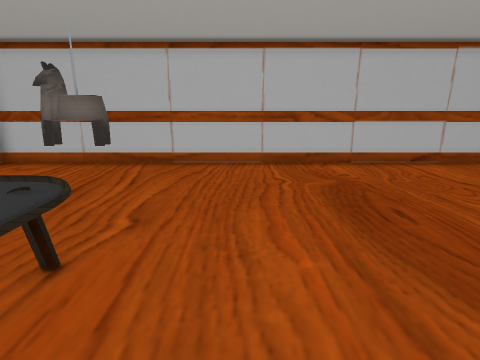
View 1 (above)

14 first-person views from a walk through a 3-D level made in the Godot game engine. The camera is 1.2 m above the floor, tilts 14° down and sees 80° across. The floor is counted in squares, 0.5 m on a side. Each view is taken from the middle of a square. On the plan, view 1 faces up. The plan holds only what a view shows up to about 18 squares ahead; the rest is blank. Characters and animated objects are not drawn. Some surface patterns are stand-ins.

View 2
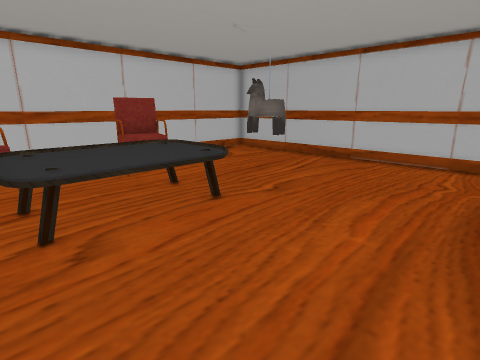

View 3
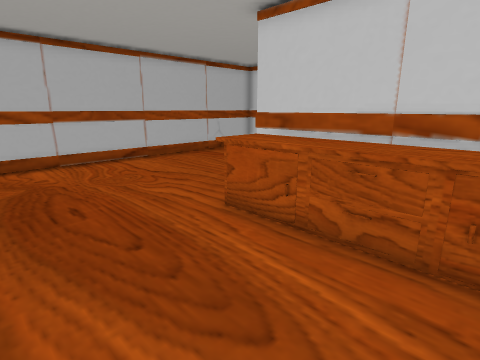

View 4
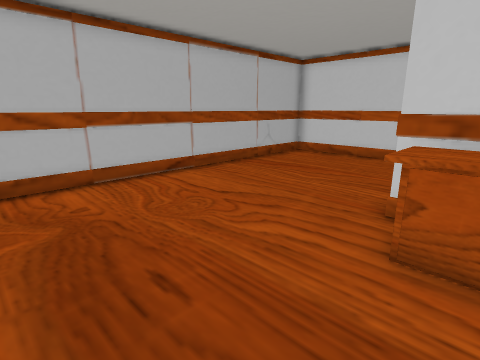

View 5
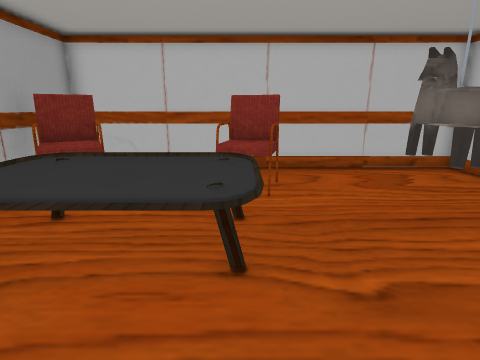

View 6
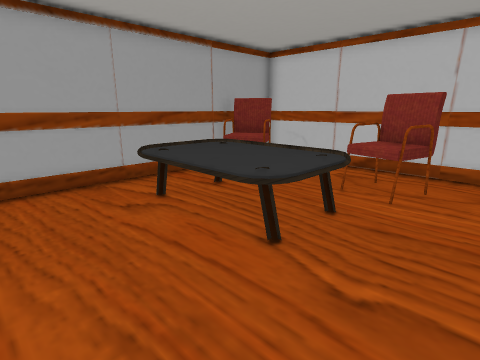

View 7
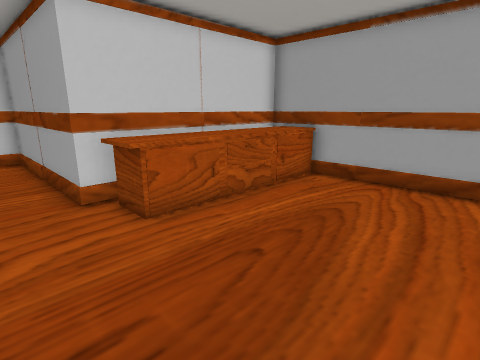

View 8
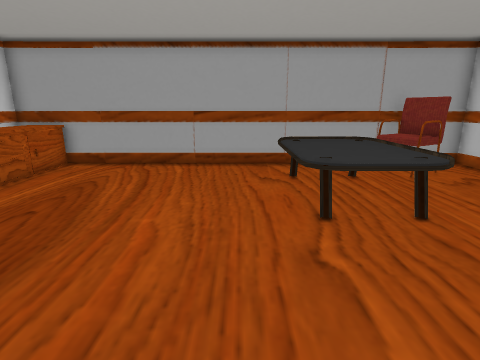

View 9
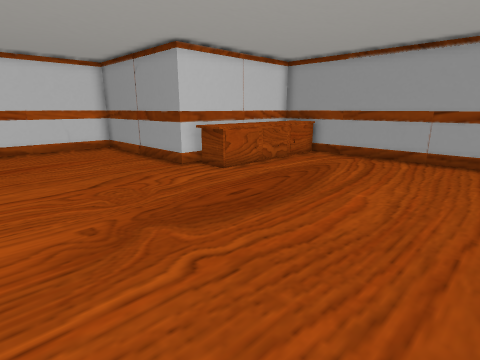

View 10
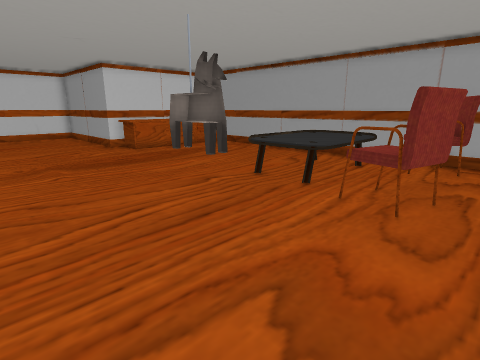

View 11
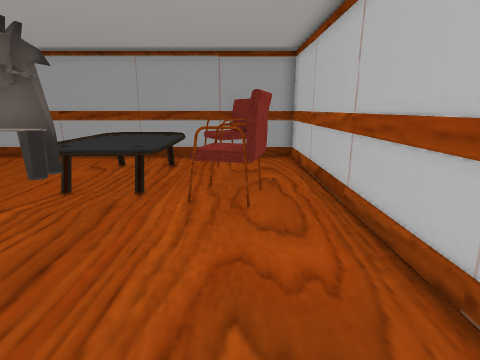

View 12
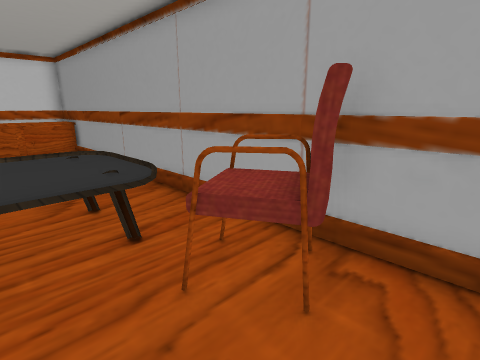

View 13
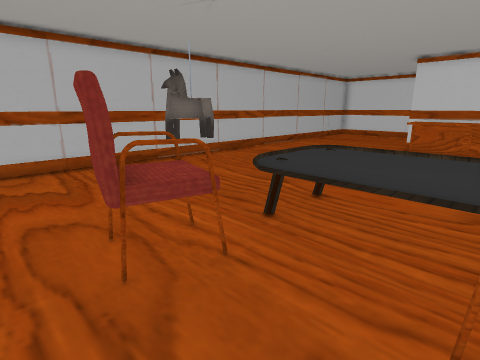

View 14
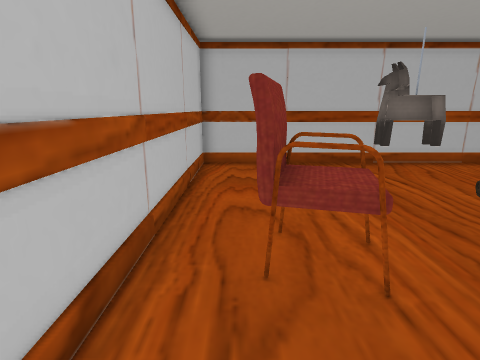

### Floor plan
Key: @ floor where view 1 was taken; # wall or solid block; . floor; T table; H thing the floor can be seen under or through; C chair; A cabinet; O other object.
Columns run from 11 left of view 1 to 17 right of it. Each row starts with its distance up from view 1.
 13 #############################
 12 #.......................... #
 11 #.......................... #
 10 #...........................#
  9 #...........................#
  8 #.....OO....................#
  7 #.......................... #
  6 #.......................... #
  5 #.CCC.............  ########
  4 #.CCCTTTTT........AA#
  3 #..CCTTTTH........AA#
  2 #....TTTTH........AA#
  1 #....TTTTH........AA#
  0 #..CCTTTTH.@......AA#
 -1 #.CCCCT##.........AA#
 -2 #  CC  #########  AA#
 -3 #######         #####

Where each view was taken, in squares from view 1:
view 1: 0 up, 0 right, facing up
view 2: 1 down, 3 right, facing up-left
view 3: 1 down, 2 right, facing up-right
view 4: 3 up, 2 right, facing up-right
view 5: 4 up, 1 right, facing left
view 6: 7 up, 1 right, facing down-left
view 7: 7 up, 1 right, facing down-right
view 8: 10 up, 1 left, facing down
view 9: 12 up, 2 left, facing down-right
view 10: 12 up, 10 left, facing down-right
view 11: 12 up, 8 left, facing down
view 12: 2 up, 10 left, facing down-right
view 13: 0 up, 10 left, facing up-right
view 14: 0 up, 9 left, facing up
